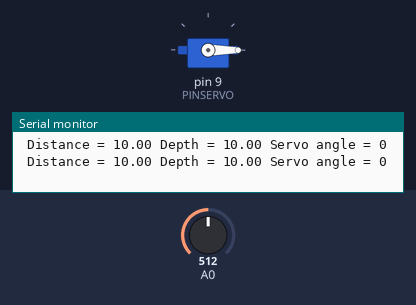
The sketch below on a simulated Arduino Uno, built with avr-gcc and run on an emulated ATmega328P. Shown: servo, the last lines printed to the serial monitor. The inputs (shaded band) are chosen by the test bench; at power-on: A0 = 512.

Above: at 1.8 s.
1.9 s: A0 set to 540
At 3.0 s:
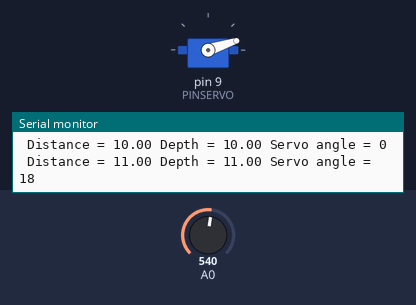
3.5 s: A0 set to 555
At 4.7 s:
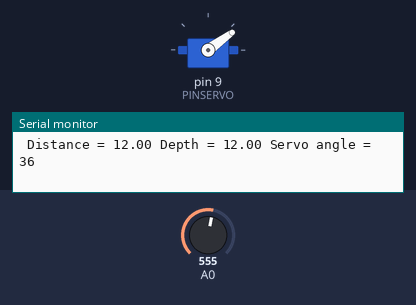
5.5 s: A0 set to 716
At 6.4 s:
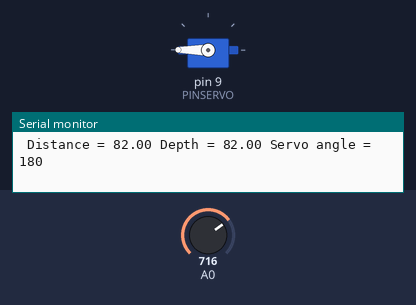
7.5 s: A0 set to 607
9.2 s: A0 set to 599
At 10.9 s:
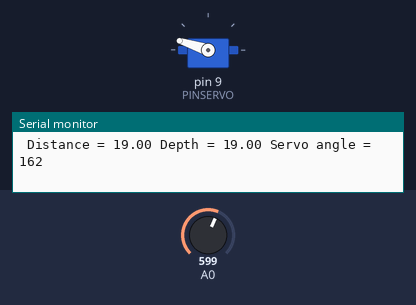
11.5 s: A0 set to 511
At 12.6 s:
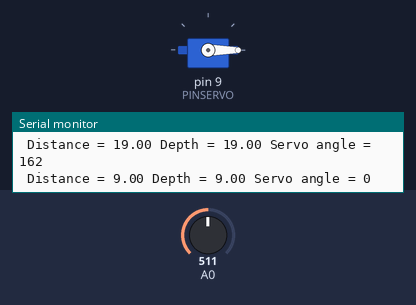
Timing chart, 0 to 14.5 s (numbered marks = the images above; inputs shaded):
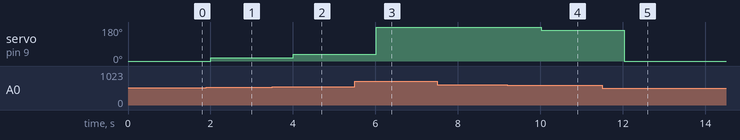

The sketch:

controlSystem.ino
```cpp
#include <Servo.h>
```

c_Servo.h
```cpp
/*Servo actuator requires 4 to 6VDC, and maximum current draw of 140+/-50mA at 6VDC when operating in
 * no load conditions.
 * Communication with Pulse width modulation (PWM), 0.75-2.25ms high pulse, 20ms intervals.
 * operates between 0 and 180 degrees
 */

#include <Servo.h>


Servo myservo;  // create servo object to control a servo
   DepthSensor Mike (A0,500);
 class servoActuator{
  private:
  byte PINSERVO;
  unsigned long timeOn;
  int angle = 0;
  float tempdepth = 0;

  public:


  servoActuator(byte PINSERVO,unsigned long interval){
    this->PINSERVO = PINSERVO;
    this->timeOn = interval;
    pinMode(PINSERVO, OUTPUT);
  //myservo.attach(PINSERVO,600,2300);  // (pin, min, max)
  }
   void setdepth(float Depth){ //This defines the distance1 (distance using quadratic equation), from the depthsensor class so it can be used here for mapping.
    tempdepth = Depth;
   }

  void process(){


   if (tempdepth < 10){ //if statement so that if the distance is less than 10cm the angle remains at its minimum value of 0 degrees.
    angle = 0;
   }
   else if (tempdepth > 20){ //if statement so that if the distance is graeter than 20cm the angle remains at its maximum value of 180 degrees.
    angle = 0;
    angle = 180;
   }

   else{
   angle = map(tempdepth, 10, 20, 0, 180); //The map function maps the distances from 10cm to 20cm, to 0 to 180 degrees. This formula also works (tempdepth - 10)*(180/10, but the map function eliminates the need for this;
                                            // This formula only operates when the distance is between 10 and 20cm.
  }
   Serial.print(" Depth = ");Serial.print(tempdepth);Serial.print(" Servo angle = "); Serial.println(angle);
     myservo.write(angle);  // tell servo to go to a particular angle based on the distance calculated in the depthsensor class
    delay(1000);

  }
          float getangle(int angle){
          return angle;
         }
 };
```

c_depthSensor.h
```cpp
/*
 * Depth CLASS DEFINITION*/

class DepthSensor {

  private:

  float PINMike;
  unsigned long timeInterval;
  unsigned long nextchangetime = 0;
  int val = 0;
  float voltage = 0;
  float distance = 0;
  int distance1 = 0;
  int i = 0;


  public:
     //Constructor

        DepthSensor(float PINMike, unsigned long timeInterval) {

      this->PINMike = PINMike;
      this->timeInterval = timeInterval;

      pinMode(analogRead(PINMike), INPUT);
}

  //Calculations

  void checkdistance(){
    unsigned long currentTime = millis();//system clock

    //check if the interval of time has passed

    if(currentTime >= nextchangetime){
      val = analogRead(PINMike);
      voltage = val * (5.0/1023.0);
      distance = -22*voltage+60; //as per slope staright line graph
      distance1 = (11.506*(pow(voltage,4)))-(86.445*(pow(voltage,3)))+(244.78*(pow(voltage,2)))-(317.24*voltage)+174.48; // This line does the equation of a curve which allows the data to represented more accuratley
     //I recalibrated the sensor for as for some distances between 10 and 20cm, I was getting erratic values, I got the corresponding voltage for 10cm, 11cm, 12cm ..... 20cm, and got a new quadratic equation based on this.
     //So this eqaution differs from previous assignment for that reason.
      i = (distance1-10)*(180/10);


      nextchangetime = currentTime + timeInterval;
    }
  }


         float getvoltage(){
          return voltage;
         }
         float getDepth(){
          return distance1;
         }
         float getnextchangetime(){
          return nextchangetime;
         }

         float geti(){
          return i;
         }


    };
```

z_main.ino
```cpp
#include "c_depthSensor.h"
#include "c_Servo.h"
#define PINMike analogRead(A0)
#define PINSERVO 9

DepthSensor Depth(A0,500);
servoActuator Angle(PINSERVO,500);


void setup() {
Serial.begin(9600);
//pinMode(PINSERVO, OUTPUT);
myservo.attach(PINSERVO);  // (pin, min, max)
}

void loop() {

  Depth.checkdistance();
  float temp = Depth.geti();
  Angle.setdepth(Depth.getDepth());//Calls the distance1 from the depthsensor class into the Servo class, so it can be used to calculate the angle

/*Serial.print("Volatge = "); Serial.print(Depth.getvoltage());*/Serial.print(" Distance = "); Serial.print(Depth.getDepth()); /*Serial.print(" Servo angle = ");Serial.println(Depth.geti());*/


Angle.process();
//myservo.write(0);
//delay (1000);
//myservo.write(90);
//delay (1000);


}
```

Measured:
- the behaviour switches between 548 and 549 on A0 (found by bisection; images 1 and 2)
- the behaviour switches between 600 and 599 on A0 (found by bisection; images 3 and 4)
- after the input at 1.9 s, servo on pin 9 (PINSERVO): 0° → 18° after 0.11 s
- after the input at 3.5 s, servo on pin 9 (PINSERVO): 18° → 36° after 0.51 s
- after the input at 5.5 s, servo on pin 9 (PINSERVO): 36° → 180° after 0.52 s
- after the input at 9.2 s, servo on pin 9 (PINSERVO): 180° → 162° after 0.82 s
- after the input at 11.5 s, servo on pin 9 (PINSERVO): 162° → 0° after 0.53 s
